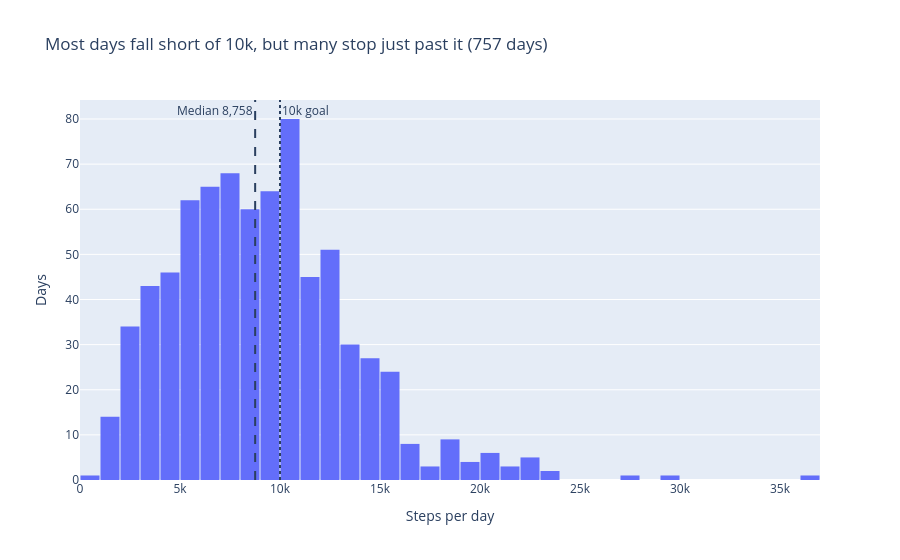

Source (notebook cell):
### Code cell
fig = px.histogram(daily, x="steps",
                   title="Most days fall short of 10k, but many stop just past it (757 days)",
                   labels={"steps": "Steps per day"})
fig.update_traces(xbins=dict(start=0, end=37000, size=1000),
                  hovertemplate="%{x} steps<br>%{y} days<extra></extra>")
fig.add_vline(x=daily["steps"].median(), line_dash="dash",
              annotation_text="Median 8,758", annotation_position="top left")
fig.add_vline(x=10000, line_dash="dot",
              annotation_text="10k goal", annotation_position="top right")
fig.update_yaxes(title_text="Days")
fig.update_layout(bargap=0.05)
fig.show()

print(f"Days hitting 10k: {daily['goal_10k_met'].mean():.0%}")

### Figure 1 — Plotly figure (JSON) as saved in the notebook; plotly's stock layout.template omitted (floating-point values rounded to 4 significant figures; data arrays with more than 128 entries replaced by an {"elided": "..."} marker saying what was removed)
{"data": [{"bingroup": "x", "hovertemplate": "%{x} steps<br>%{y} days<extra></extra>", "legendgroup": "", "marker": {"color": "#636efa", "pattern": {"shape": ""}}, "name": "", "orientation": "v", "showlegend": false, "type": "histogram", "x": {"elided": "757 int values"}, "xaxis": "x", "xbins": {"end": 37000, "size": 1000, "start": 0}, "yaxis": "y"}], "layout": {"annotations": [{"showarrow": false, "text": "Median 8,758", "x": 8758, "xanchor": "right", "xref": "x", "y": 1, "yanchor": "top", "yref": "y domain"}, {"showarrow": false, "text": "10k goal", "x": 10000, "xanchor": "left", "xref": "x", "y": 1, "yanchor": "top", "yref": "y domain"}], "bargap": 0.05, "barmode": "relative", "legend": {"tracegroupgap": 0}, "shapes": [{"line": {"dash": "dash"}, "type": "line", "x0": 8758, "x1": 8758, "xref": "x", "y0": 0, "y1": 1, "yref": "y domain"}, {"line": {"dash": "dot"}, "type": "line", "x0": 10000, "x1": 10000, "xref": "x", "y0": 0, "y1": 1, "yref": "y domain"}], "title": {"text": "Most days fall short of 10k, but many stop just past it (757 days)"}, "xaxis": {"anchor": "y", "domain": [0, 1], "title": {"text": "Steps per day"}}, "yaxis": {"anchor": "x", "domain": [0, 1], "title": {"text": "Days"}}}}
